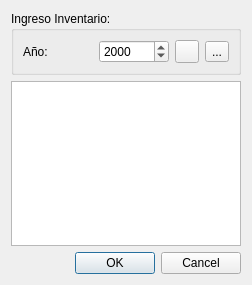
<?xml version="1.0" encoding="UTF-8"?>
<ui version="4.0">
 <class>ManttoInventario</class>
 <widget class="QDialog" name="ManttoInventario">
  <property name="geometry">
   <rect>
    <x>0</x>
    <y>0</y>
    <width>252</width>
    <height>285</height>
   </rect>
  </property>
  <property name="windowTitle">
   <string>Mantenimiento</string>
  </property>
  <layout class="QVBoxLayout" name="verticalLayout_3">
   <item>
    <layout class="QHBoxLayout" name="horizontalLayout">
     <property name="rightMargin">
      <number>0</number>
     </property>
     <item>
      <widget class="QGroupBox" name="groupBox">
       <property name="title">
        <string>Ingreso Inventario:</string>
       </property>
       <layout class="QGridLayout" name="gridLayout">
        <item row="0" column="0">
         <widget class="QLabel" name="label">
          <property name="text">
           <string>Año:</string>
          </property>
         </widget>
        </item>
        <item row="0" column="1">
         <widget class="QDateEdit" name="anio">
          <property name="displayFormat">
           <string>yyyy</string>
          </property>
          <property name="calendarPopup">
           <bool>false</bool>
          </property>
         </widget>
        </item>
        <item row="0" column="2">
         <widget class="QToolButton" name="botonAgregar">
          <property name="icon">
           <iconset resource="../ContablesPrincipal.qrc">
            <normaloff>:/iconos/mas.png</normaloff>:/iconos/mas.png</iconset>
          </property>
          <property name="iconSize">
           <size>
            <width>16</width>
            <height>16</height>
           </size>
          </property>
         </widget>
        </item>
        <item row="0" column="3">
         <widget class="QToolButton" name="botonMenos">
          <property name="text">
           <string>...</string>
          </property>
          <property name="icon">
           <iconset resource="../ContablesPrincipal.qrc">
            <normaloff>:/iconos/menos.png</normaloff>:/iconos/menos.png</iconset>
          </property>
         </widget>
        </item>
       </layout>
      </widget>
     </item>
    </layout>
   </item>
   <item>
    <widget class="QTableView" name="modeloTabla"/>
   </item>
   <item>
    <widget class="QDialogButtonBox" name="buttonBox">
     <property name="orientation">
      <enum>Qt::Horizontal</enum>
     </property>
     <property name="standardButtons">
      <set>QDialogButtonBox::Cancel|QDialogButtonBox::Ok</set>
     </property>
    </widget>
   </item>
  </layout>
  <action name="insertRowAction">
   <property name="text">
    <string>Insertar Fila</string>
   </property>
  </action>
  <action name="deleteRowAction">
   <property name="text">
    <string>Borrar Fila</string>
   </property>
  </action>
  <action name="modificarRowAction">
   <property name="text">
    <string>Modifica Fila</string>
   </property>
  </action>
 </widget>
 <resources>
  <include location="../ContablesPrincipal.qrc"/>
 </resources>
 <connections>
  <connection>
   <sender>buttonBox</sender>
   <signal>accepted()</signal>
   <receiver>ManttoInventario</receiver>
   <slot>accept()</slot>
   <hints>
    <hint type="sourcelabel">
     <x>248</x>
     <y>254</y>
    </hint>
    <hint type="destinationlabel">
     <x>157</x>
     <y>274</y>
    </hint>
   </hints>
  </connection>
  <connection>
   <sender>buttonBox</sender>
   <signal>rejected()</signal>
   <receiver>ManttoInventario</receiver>
   <slot>reject()</slot>
   <hints>
    <hint type="sourcelabel">
     <x>316</x>
     <y>260</y>
    </hint>
    <hint type="destinationlabel">
     <x>286</x>
     <y>274</y>
    </hint>
   </hints>
  </connection>
 </connections>
</ui>
